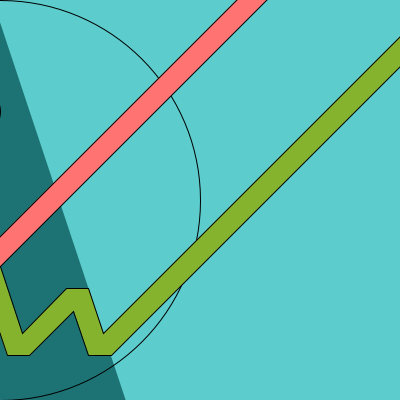
Frame 1 (no input)
Frame 60 (the mouse pressed at the canvas centre just before this capture): identical to frame 1, image omitted
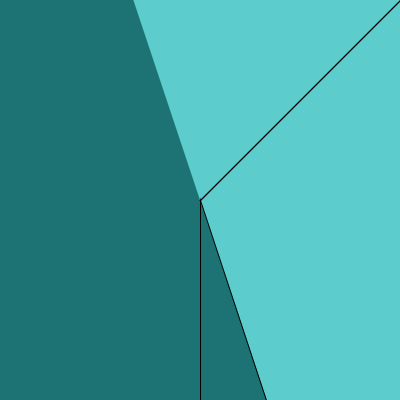
Frame 120 (the mouse held since frame 60 and released just before this capture)

The Processing sketch that drew these frames (run headless with seeded random() and noise(); from frame 60 on, the mouse is pressed at the canvas centre):

// Processing sketch: processing_70065
// ── processing_70065.pde

//Robert Wohlforth rwohlfor
//Homework 5
//Copyright Pittsburgh 2012

//Move the mouse up and down to change the size of the figure. Move left and right to change location.

void setup()
{
  size (400, 400);
}

void draw ()
{
  initials (abs(mouseY-200)*2, abs(mouseY-200)*2, mouseX, 200);
}

void initials (float circleWidth, float circleHight, float xCenter, float yCenter)
{

//The variables are declared:
float x;
float y;
float xOrigin;
float yOrigin;

x = circleWidth/450;
y = circleHight/450;
xOrigin = xCenter-200*x;
yOrigin = yCenter-200*x;

//Background Colors:
background(#1D7373);
noStroke();
fill(#5CCCCC);
beginShape();
vertex((xOrigin+200*x)-(yOrigin/3), 0);
vertex(((325+25/3)*x)+xOrigin+((yOrigin)/3), 400);
vertex(400,400);
vertex(400, 0);
endShape(CLOSE);

//The Circle:
noFill();
stroke(0);
ellipse(xCenter, yCenter, 450*x, 450*y);

//Letter R:
fill(#BF3030);
beginShape();
vertex(25*x+xOrigin, 25*y+yOrigin);
vertex(25*x+xOrigin, 400);
vertex(50*x+xOrigin, 400);
vertex(50*x+xOrigin, 175*y+yOrigin);
vertex(125*x+xOrigin+((yOrigin)/3), 400);
vertex(150*x+xOrigin+((yOrigin)/3), 400);
vertex(75*x+xOrigin, 175*y+yOrigin);
curveVertex(75*x+xOrigin, 175*y+yOrigin);
curveVertex(150*x+xOrigin, 175*y+yOrigin);
curveVertex(200*x+xOrigin,100*y+yOrigin);
curveVertex(150*x+xOrigin, 45*y+yOrigin);
curveVertex(75*x+xOrigin, 25*y+yOrigin);
curveVertex(25*x+xOrigin,25*y+yOrigin);
endShape(CLOSE);

fill(#1D7373);
beginShape();
vertex(50*x+xOrigin, 150*y+yOrigin);
vertex(50*x+xOrigin, 50*y+yOrigin);
vertex(75*x+xOrigin, 50*y+yOrigin);
curveVertex(75*x+xOrigin, 50*y+yOrigin);
curveVertex(150*x+xOrigin, 50*y+yOrigin);
curveVertex(175*x+xOrigin,100*y+yOrigin);
curveVertex(150*x+xOrigin, 135*y+yOrigin);
curveVertex(75*x+xOrigin, 150*y+yOrigin);
curveVertex(50*x+xOrigin, 150*y+yOrigin);
endShape(CLOSE);

//First Letter W:
fill(#FF7373);
beginShape();
vertex(50*x+xOrigin, 175*y+yOrigin);
vertex(75*x+xOrigin, 175*y+yOrigin);
vertex(100*x+xOrigin, 250*y+yOrigin);
vertex(150*x+xOrigin, 200*y+yOrigin);
vertex(175*x+xOrigin, 200*y+yOrigin);
vertex((175+50/3)*x+xOrigin, 250*y+yOrigin);
vertex(400, (25+50/3)*y+yOrigin-(400-400*x-xOrigin));
vertex(400, 75*y+yOrigin-(400-400*x-xOrigin));
vertex(200*x+xOrigin, 275*y+yOrigin);
vertex(175*x+xOrigin, 275*y+yOrigin);
vertex((150+25/3)*x+xOrigin, 225*y+yOrigin);
vertex((100+25/3)*x+xOrigin, 275*y+yOrigin);
vertex((75+25/3)*x+xOrigin, 275*y+yOrigin);
endShape(CLOSE);

//Second Letter W:
fill(#86B32D);
beginShape();
vertex(200*x+xOrigin, 275*y+yOrigin);
vertex(175*x+xOrigin, 275*y+yOrigin);
vertex((200+25/3)*x+xOrigin, 375*y+yOrigin);
vertex((225+25/3)*x+xOrigin, 375*y+yOrigin);
vertex((275+25/3)*x+xOrigin, 325*y+yOrigin);
vertex(300*x+xOrigin, 375*y+yOrigin);
vertex(325*x+xOrigin, 375*y+yOrigin);
vertex(400, 300*y+yOrigin-(400-400*x-xOrigin));
vertex(400, (250+50/3)*y+yOrigin-(400-400*x-xOrigin));
vertex((300+50/3)*x+xOrigin, 350*y+yOrigin);
vertex(300*x+xOrigin, 300*y+yOrigin);
vertex(275*x+xOrigin, 300*y+yOrigin);
vertex(225*x+xOrigin, 350*y+yOrigin);
endShape(CLOSE);
}
